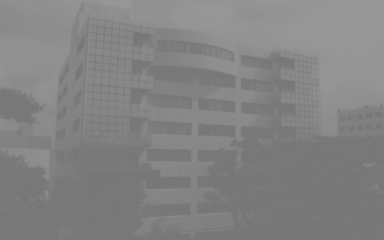
#> input picture kadai6.bmp, 384 x 240 px
$ jupyter execute 05_HistogramAndGradationConversion.ipynb
#> lines starting #> are read from the running program, lines starting #| are printed output that depends on the picture; long printed decimals are rounded
# 課題5. ヒストグラムと階調変換
1. ソースコードを実行し，ソースコードを読んで何をしているかを確認しなさい．
2. プログラムを実行すると表示されるヒストグラムを参照して，プログラム内の(gazo[y][x] - 50 ) * 3の部分を変更し，以下のような濃淡がよりはっきりとした画像を生成しなさい．
3. !レポート!　作成したプログラムによってどのような処理が行われているのかを説明しなさい．また，その処理の中で使われている値や式を選択した理由を，ヒストグラムを使って分かりやすく説明しなさい．

[cell 1]
from pylab import *
from cv2 import imread
import statistics

# ローカルディレクトリにDLした画像を読み込み
gazo = imread( "kadai6.bmp", 0 )
#> gazo is the input picture: shape (240, 384); min 118, max 152, mean 130.5
statistics_list = []
residual_from_average = 0

# 画像を表示
print("変換前の画像とヒストグラム")
imshow(gazo, cmap="gray", vmin=0, vmax=255, interpolation="None")
show()

# ヒストグラムを表示
hist( gazo.flatten(), 256, (0,255) )
show()
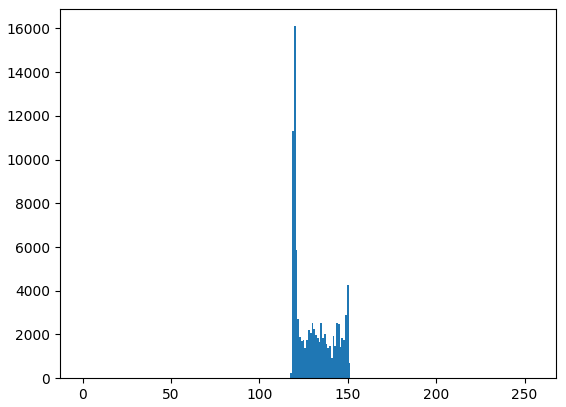
#> figure drawn by matplotlib, 1 panel; tallest bar 16102 high, from x = 119.5 to 120.5

# 統計値を導出する処理
for x in range(384):
    for y in range(240):
        statistics_list.append(gazo[y][x])
#> after the loop, statistics_list = 92160 items


print( "数値化された変換前の画像の最大値" )
max_val = max(statistics_list)
#> max_val = 152
print(max_val)
#| 152

print( "数値化された変換前の画像の最小値" )
min_val = min(statistics_list)
#> min_val = 118
print(min_val)
#| 118

print( "数値化された変換前の画像の調和平均値" )
harmonic_mean = statistics.harmonic_mean(statistics_list)
#> harmonic_mean = 129.7
print(harmonic_mean)
#| 129.659

# 数値化された画像データの値域を変数化する
width = max_val - min_val
#> width = 34
# 最大値を基準に重みを変数化する
weight = 255 - max_val
#> weight = 103


# 変換データを格納する配列を0埋めしてピクセル数を要素数として240列x384行で初期化する
gazo2 = zeros((240,384))
gazo3 = zeros((240,384))
gazo4 = zeros((240,384))

# 画像を変換
for x in range(384):
    for y in range(240):
        ######### ここを変更 ############
        # 変換前の画像データの値はグレースケールが取り得る値の中央付近に集中している為、不鮮明になっている.
        # 数値化された画像データの値を最小値0から最大値255までの値域へ分散させる.
        # 数値化された画像データの値から調和平均値を引いた値に最大値と値域の商を掛けて重みを加算する.
        gazo2[y][x] = ((gazo[y][x] - harmonic_mean) * (255 / width)) + weight
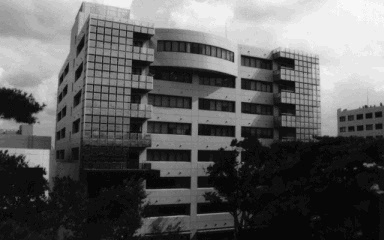
#> gazo2: shape (240, 384) float64; min 15.56, max 270.6, mean 109.4; drawn with min black and max white
        #############################

# 画像を表示
print("変換後の画像とヒストグラム")
imshow(gazo2, cmap="gray", vmin=0, vmax=255, interpolation="None")
show()

# ヒストグラムを表示
hist( gazo2.flatten(), 256, (0,255) )
show()
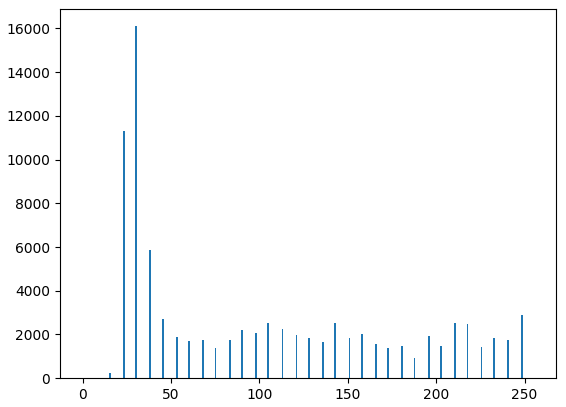
#> figure drawn by matplotlib, 1 panel; tallest bar 16102 high, from x = 29.88 to 30.88

$ run again, with kadai5.bmp copied over kadai6.bmp
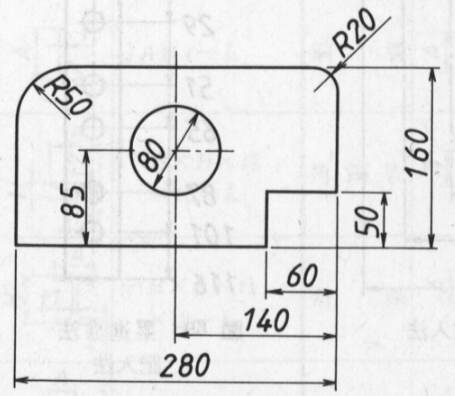
#> input picture kadai5.bmp, 455 x 396 px
#> gazo is the input picture: shape (396, 455); min 33, max 252, mean 228.6
#> after the loop `for x in range(384):`: statistics_list = 92160 items
#> max_val = 252
#| 252
#> min_val = 35
#| 35
#> harmonic_mean = 205.2
#| 205.231
#> width = 217
#> weight = 3
#> after the loop `for x in range(384):`:
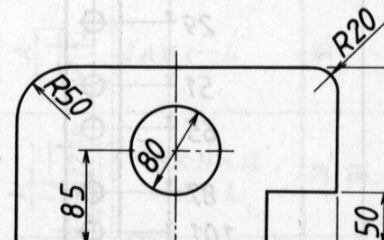
#> gazo2: shape (240, 384) float64; min -197, max 57.96, mean 29.6; drawn with min black and max white
#> `show()`:
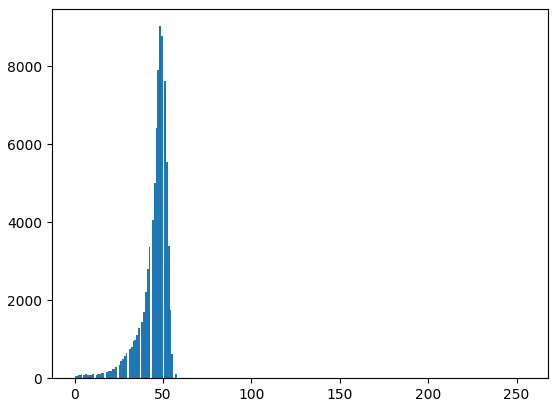
#> figure drawn by matplotlib, 1 panel; tallest bar 9023 high, from x = 47.81 to 48.81

$ run again, with kadai7.bmp copied over kadai6.bmp
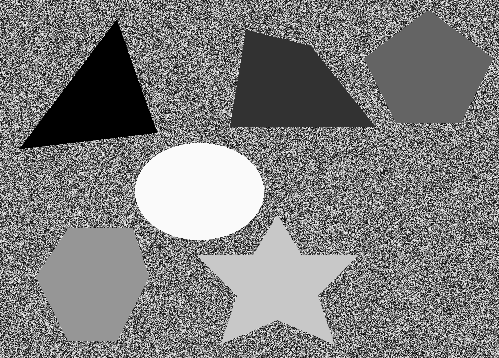
#> input picture kadai7.bmp, 499 x 358 px
#> gazo is the input picture: shape (358, 499); min 0, max 250, mean 125.8
#> after the loop `for x in range(384):`: statistics_list = 92160 items
#> max_val = 250
#| 250
#> min_val = 0
#| 0
#| 0.0
#> width = 250
#> weight = 5
#> after the loop `for x in range(384):`:
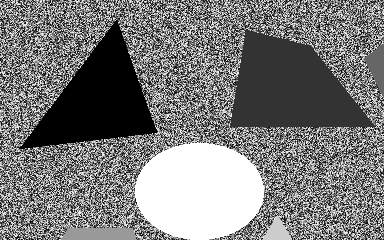
#> gazo2: shape (240, 384) float64; min 5, max 260, mean 127.3; drawn with min black and max white
#> `show()`:
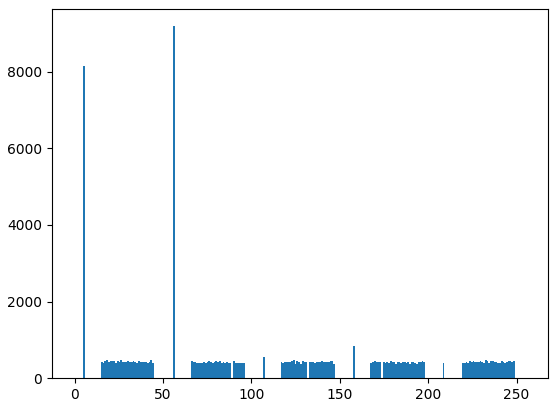
#> figure drawn by matplotlib, 1 panel; tallest bar 9185 high, from x = 55.78 to 56.78
